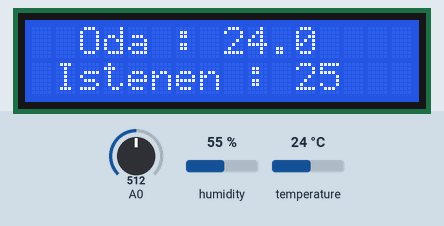
Recording of a sketch running on a simulated Arduino Uno, built with avr-gcc and run on an emulated ATmega328P. On the bench: 16×2 character LCD. The test bench sets the inputs (shaded band); at power-on: temperature 24 °C, A0 = 512, humidity 55 %. No radio packets arrive unless stated; what the sketch prints to the serial monitor is not drawn.

Above: at 4.8 s.
4.9 s: temperature set to 28 °C
At 6.2 s:
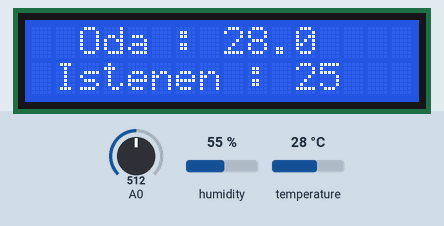
7.2 s: A0 set to 716
At 8.5 s:
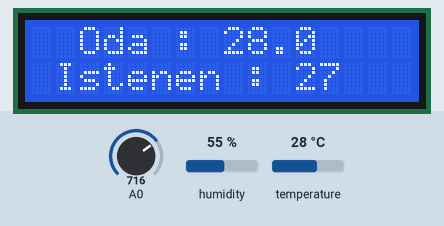
8.8 s: temperature set to 12 °C
At 10.8 s:
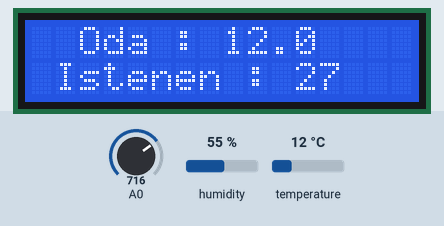
11.5 s: A0 set to 900
At 12.8 s:
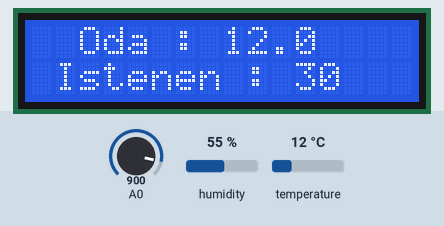
13.1 s: temperature set to 19 °C
At 15.4 s:
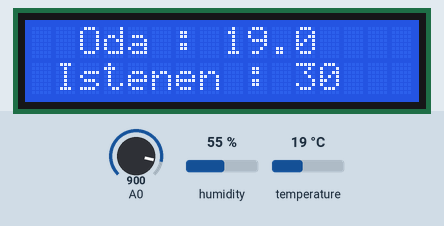
15.8 s: A0 set to 1023
At 16.5 s:
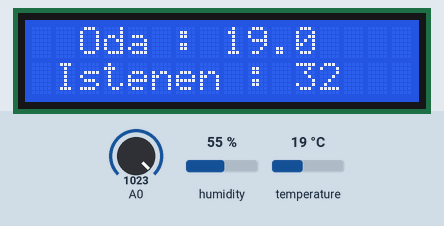
Timing chart, 0 to 18.4 s (numbered marks = the images above; inputs shaded):
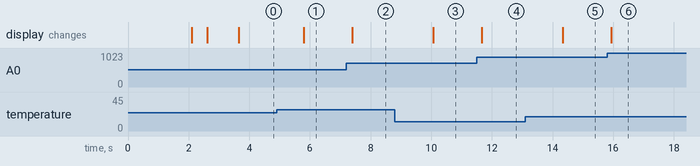

The sketch:

rf_thermostat_send.ino
```cpp
#include <LiquidCrystal_I2C.h>
#include "DHT.h"
#include <SPI.h>
#include "RF24.h"

//RADIO SETUP
RF24 myRadio (9,10);
byte addresses[][6] = {"0"};
int on = 0666;
int off = 0555;
int potVal;
//LCD SETUP
LiquidCrystal_I2C lcd(0x27, 16, 2);

//DHT SETUP
//d6
DHT dht(8, DHT22);
float temp;
void print2Screen(float temp, int pot)
{
  lcd.clear();
  lcd.home();
  lcd.print("  Oda : ");
  lcd.print(temp,1);
  lcd.setCursor(0,1);
  lcd.print(" Istenen : ");
  lcd.print(pot);
}

void print2Screen(String a)
{
  lcd.clear();
  lcd.home();
  lcd.print(a);
}


void setup() {
  pinMode(A0, INPUT);
  dht.begin();

  lcd.init();
  lcd.backlight();
  lcd.setCursor(0,1);
  lcd.print("Merhaba");
  delay(2000);

  Serial.begin(115200);
  delay(10);
  lcd.clear();
  lcd.setCursor(0,1);
  lcd.print("Baslatiiyor");
  myRadio.begin();
  myRadio.setChannel(115);
  myRadio.setPALevel(RF24_PA_MAX);
  myRadio.setDataRate(RF24_250KBPS);
  myRadio.openWritingPipe(addresses[0]);
  delay(500);
  lcd.clear();
  lcd.setCursor(0,1);
  lcd.print("Radio Baglandi");
  delay(1000);
  myRadio.stopListening();
}

void loop() {

  temp = dht.readTemperature();
  Serial.println(temp);


  potVal = analogRead(A0);
  int potVall = map(potVal,0,1023,18,32);

  Serial.println(potVall);
  print2Screen((int)temp, potVall);

  if(potVall > (int)temp)
  {
    myRadio.write(&on, sizeof(on));
    Serial.print("Package Transferred: ");
    Serial.println("ON");
    delay(500);
  }
  if(potVall <= (int)temp)
  {
    myRadio.write(&off, sizeof(off));
    Serial.print("Package Transferred: ");
    Serial.println("OFF");
    delay(500);
  }
}
```

Measured:
- after the input at 4.9 s, the display: changes after 0.89 s (image 1)
- after the input at 7.2 s, the display: changes after 0.19 s (image 2)
- after the input at 8.8 s, the display: changes after 1.3 s (image 3)
- after the input at 11.5 s, the display: changes after 0.16 s (image 4)
- after the input at 13.1 s, the display: changes after 1.2 s (image 5)
- after the input at 15.8 s, the display: changes after 0.13 s (image 6)
